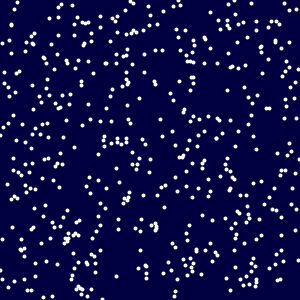
Frame 1 (no input)
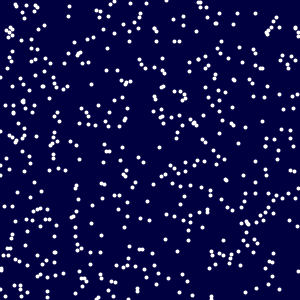
Frame 60 (the mouse pressed at the canvas centre just before this capture)
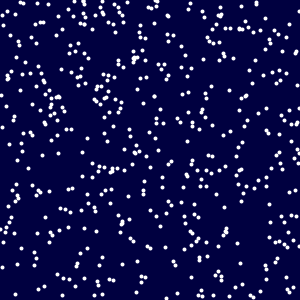
Frame 120 (the mouse held since frame 60 and released just before this capture)

The Processing sketch that drew these frames (run headless with seeded random() and noise(); from frame 60 on, the mouse is pressed at the canvas centre):

// Processing sketch: processing_22188
// ── processing_22188.pde

// Snowflakes: first steps
// let's draw 500 points at random

void setup() {
  size(300, 300);
  smooth();
  //frameRate(10); // try adjusting the frameRate
}

void draw() {
  background(0, 0, 64);
  stroke(255);
  strokeWeight(4);
  
  for (int i=0; i < 500; i++) {
    // the points are random every time we draw a frame.
    // before we knew about arrays, this is the best we could do!
    float x = random(width);
    float y = random(height);
    point(x, y);    
  }
}
